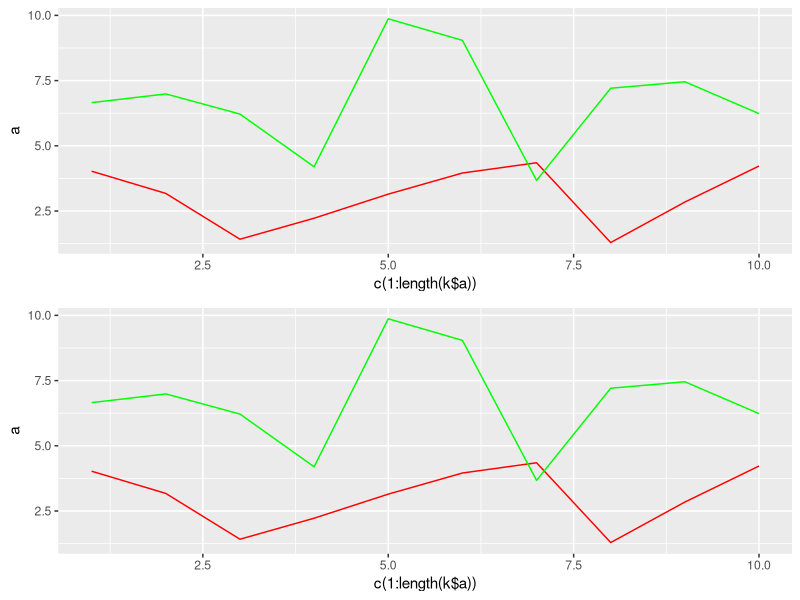

Recreate this plot in R.
library(ggplot2)
library(gridExtra)

png(filename="your/file/location/name.png")
# jpeg('rplot.jpg')

a = runif(10,1,5)
b = runif(10,3,10)
k = as.data.frame(cbind(a,b))

train_fit <- ggplot(k, aes(c(1:length(k$a)),a)) +
  geom_line(color='red') +
  geom_line(aes(c(1:length(k$b)),b), color="green")

test_fit <- ggplot(k, aes(c(1:length(k$a)),a)) +
  geom_line(color='red') +
  geom_line(aes(c(1:length(k$b)),b), color="green")

grid.arrange(train_fit,test_fit ,ncol=1, nrow =2)

dev.off()

# check
# http://www.sthda.com/english/wiki/ggplot2-easy-way-to-mix-multiple-graphs-on-the-same-page-r-software-and-data-visualization
